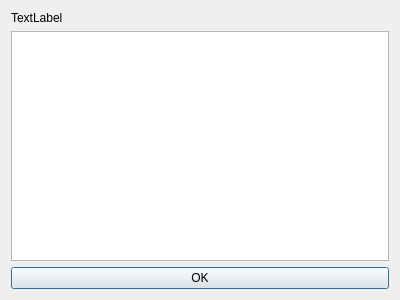
<?xml version="1.0" encoding="UTF-8"?>
<ui version="4.0">
 <class>LoadCatalogResultDialog</class>
 <widget class="QDialog" name="LoadCatalogResultDialog">
  <property name="geometry">
   <rect>
    <x>0</x>
    <y>0</y>
    <width>400</width>
    <height>300</height>
   </rect>
  </property>
  <property name="windowTitle">
   <string>Dialog</string>
  </property>
  <layout class="QVBoxLayout" name="verticalLayout">
   <item>
    <widget class="QLabel" name="label">
     <property name="text">
      <string>TextLabel</string>
     </property>
    </widget>
   </item>
   <item>
    <widget class="QTextEdit" name="textEdit_Result"/>
   </item>
   <item>
    <widget class="QPushButton" name="pushButton_OK">
     <property name="sizePolicy">
      <sizepolicy hsizetype="Preferred" vsizetype="Fixed">
       <horstretch>0</horstretch>
       <verstretch>0</verstretch>
      </sizepolicy>
     </property>
     <property name="text">
      <string>OK</string>
     </property>
    </widget>
   </item>
  </layout>
 </widget>
 <resources/>
 <connections/>
</ui>
